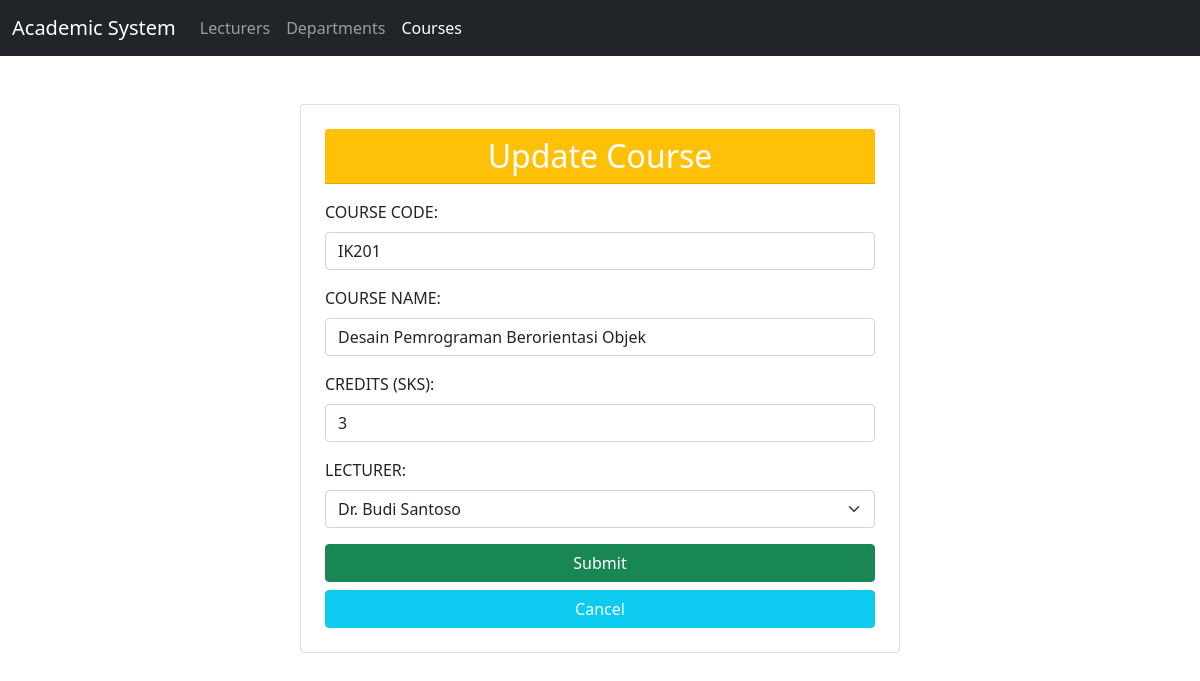
The app's page /Project/index.php?controller=course&action=edit&id=1 with its own data.
### tables this page shows
CREATE TABLE IF NOT EXISTS courses (
    id INT AUTO_INCREMENT PRIMARY KEY,
    course_code VARCHAR(20) NOT NULL UNIQUE,
    course_name VARCHAR(100) NOT NULL,
    credits INT NOT NULL,
    lecturer_id INT NOT NULL,
    CONSTRAINT fk_course_lecturer
        FOREIGN KEY (lecturer_id) REFERENCES lecturers(id)
        ON DELETE CASCADE
        ON UPDATE CASCADE
);

CREATE TABLE IF NOT EXISTS lecturers (
    id INT AUTO_INCREMENT PRIMARY KEY,
    name VARCHAR(100) NOT NULL,
    nidn VARCHAR(30) NOT NULL UNIQUE,
    phone VARCHAR(25) NOT NULL,
    join_date DATE NOT NULL,
    department_id INT NULL,
    CONSTRAINT fk_lecturer_department
        FOREIGN KEY (department_id) REFERENCES departments(id)
        ON DELETE SET NULL
        ON UPDATE CASCADE
);

### Project/controllers/CourseController.php (called while the page is built, shortened)
<?php
require_once __DIR__ . '/../models/Course.php';
require_once __DIR__ . '/../models/Lecturer.php';
class CourseController {
    private $courseModel;
    private $lecturerModel;
    public function __construct() {
        $this->courseModel = new Course();
        $this->lecturerModel = new Lecturer();
    }
    public function edit($id) {
        $course = $this->courseModel->getById($id);
        $lecturers = $this->lecturerModel->getAll();
        require __DIR__ . '/../views/courses/edit.php';
    }
}
?>

### Project/config/Database.php (called while the page is built, shortened)
<?php
class Database {
    private $host = "localhost";
    private $username = "root";
    private $password = "";
    private $dbname = "tp_mvc25";
    public function __construct() {
        try {
            $this->conn = new PDO("mysql:host={$this->host};dbname={$this->dbname};charset=utf8mb4", $this->username, $this->password);
        } catch (PDOException $e) {
            die("Koneksi database gagal: " . $e->getMessage());
        }
    }
}
?>

### Project/models/Course.php (called while the page is built, shortened)
<?php
require_once __DIR__ . '/../config/Database.php';
class Course {
    private $db;
    public function __construct() {
        $this->db = (new Database())->conn;
    }
    public function getById($id) {
        $stmt = $this->db->prepare("SELECT * FROM courses WHERE id = ?");
        $stmt->execute([$id]);
        return $stmt->fetch();
    }
}
?>

### Project/models/Lecturer.php (called while the page is built, shortened)
<?php
require_once __DIR__ . '/../config/Database.php';
class Lecturer {
    private $db;
    public function __construct() {
        $this->db = (new Database())->conn;
    }
    public function getAll() {
        $sql = "SELECT lecturers.*, departments.name AS department_name
                FROM lecturers
                LEFT JOIN departments ON lecturers.department_id = departments.id
                ORDER BY lecturers.id ASC";
        $stmt = $this->db->prepare($sql);
        $stmt->execute();
        return $stmt->fetchAll();
    }
}
?>

### Project/views/courses/edit.php (the view, shortened to what this page needs)
<?php
require __DIR__ . '/../layout/header.php';
?>
<div class="col-lg-6 m-auto">
  <form method="post" action="index.php?controller=course&action=update">
    <br><br>
    <div class="card p-4">
      <div class="card-header bg-warning mb-3">
        <h2 class="text-white text-center mb-0">Update Course</h2>
      </div>
      <label class="form-label">COURSE CODE:</label>
      <input type="text" name="course_code" value="<?= htmlspecialchars($course['course_code'], ENT_QUOTES, 'UTF-8') ?>" class="form-control mb-3" required>
      <label class="form-label">COURSE NAME:</label>
      <input type="text" name="course_name" value="<?= htmlspecialchars($course['course_name'], ENT_QUOTES, 'UTF-8') ?>" class="form-control mb-3" required>
      <label class="form-label">CREDITS (SKS):</label>
      <input type="number" name="credits" min="1" max="6" value="<?= (int)$course['credits'] ?>" class="form-control mb-3" required>
      <label class="form-label">LECTURER:</label>
      <select name="lecturer_id" class="form-select mb-3" required>
        <?php foreach ($lecturers as $lect): ?>
          <option value="<?= (int)$lect['id'] ?>" <?= ((int)$course['lecturer_id'] === (int)$lect['id']) ? 'selected' : '' ?>>
            <?= htmlspecialchars($lect['name'], ENT_QUOTES, 'UTF-8') ?>
          </option>
        <?php endforeach; ?>
      </select>
      <button class="btn btn-success mb-2" type="submit" name="submit">Submit</button>
      <a class="btn btn-info text-white" href="index.php?controller=course&action=index">Cancel</a>
    </div>
  </form>
</div>
<?php
require __DIR__ . '/../layout/footer.php';
?>

### records on screen
courses: course_code "IK201", course_name "Desain Pemrograman Berorientasi Objek", credits "3", lecturer_id "Dr. Budi Santoso"
